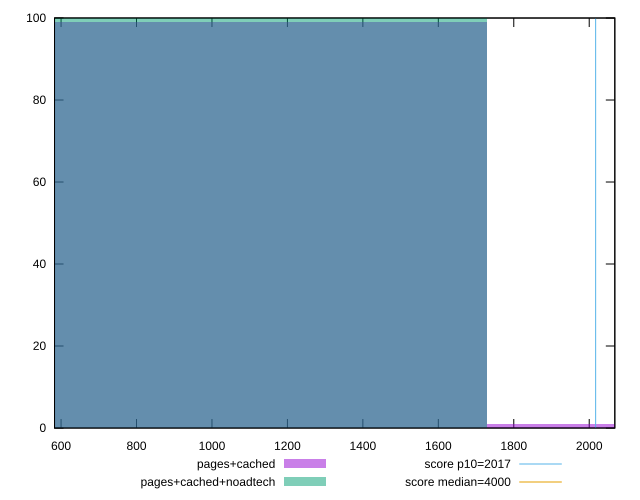

This chart was generated by the following gnuplot code:
reset

$pagesCached <<EOF
2306.951041894909 1
1153.4755209474545 99
EOF

$pagesCachedNoadtech <<EOF
1153.4755209474545 100
EOF

set key outside below
set boxwidth 1153.4755209474545
set xrange [582.7040000000002:2067.8520000000026]
set yrange [0:100]
set trange [0:100]
set style fill transparent solid 0.5 noborder

set parametric
set terminal svg size 640, 500 enhanced background rgb 'white'
set output "report_00018_2021-02-10T15-25-16.877Z/mainthread-work-breakdown/comparison/histogram/1_vs_2.svg"

plot $pagesCached title "pages+cached" with boxes, \
     $pagesCachedNoadtech title "pages+cached+noadtech" with boxes, \
     2017,t title "score p10=2017", \
     4000,t title "score median=4000"

reset
